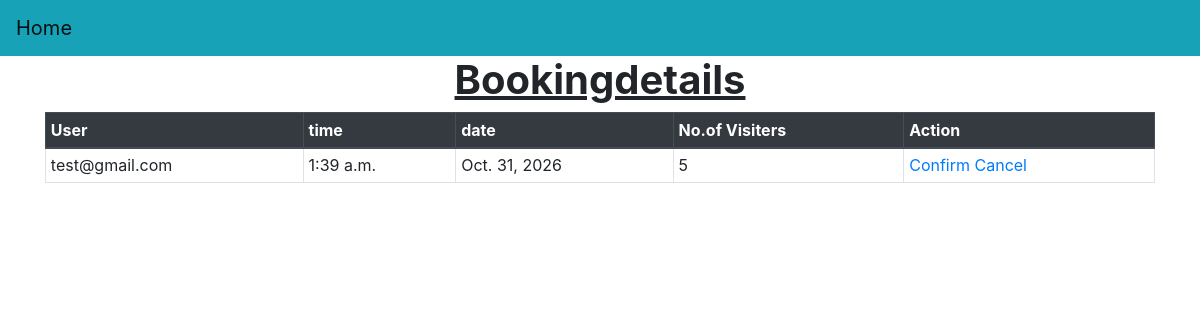
/bookingstatus/, run on an earlier commit of the app's database.
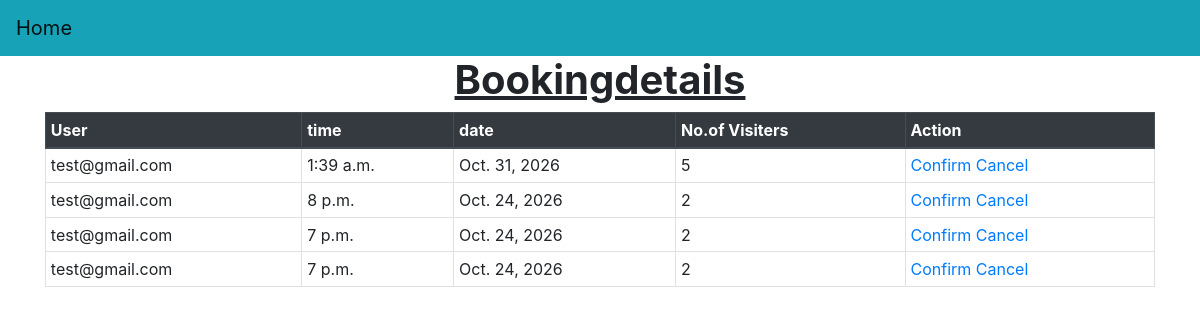
And on a later commit of the database.
### restapp/models.py (models this page shows)
class bookingdetails(models.Model):
    user = models.ForeignKey(User, on_delete=models.PROTECT)
    time = models.TimeField()
    date = models.DateField()
    totalpeople = models.CharField(max_length=10)
    class Meta:
        db_table = "bookingdetails"

### restapp/views.py (the view)
# urls.py: path("bookingstatus/", views.BookingStatusView.as_view(), name="bookingstatus"),
class BookingStatusView(View):
    template_name = "bookingstatus.html"
    def get(self, request):
        booking = bookingdetails.objects.all()
        return render(request, self.template_name, {"booking": booking})

### restapp/templates/bookingstatus.html (shortened to what this page needs)
<!DOCTYPE html>
<html lang="en">
</html>
<head>
    <link rel="stylesheet" href="https://maxcdn.bootstrapcdn.com/bootstrap/4.5.2/css/bootstrap.min.css">
</head>
<body>
    <nav class="navbar navbar-expand-lg navbar-light bg-info">
        <a class="navbar-brand" href="{%url 'ownerhome' %}">Home</a>
    </nav>
    <div class="caption">
        <div class="headfont">
            <center>
                <h1><b><u>Bookingdetails</u></b></h1>
            </center>
        </div>
    </div>
    <div class="container">
        <table class="table table-sriped table-bordered table-sm">
            <thead class="thead-dark">
                <tr>
                    <th>User</th>
                    <th>time</th>
                    <th>date</th>
                    <th>No.of Visiters</th>
                    <th>Action</th>
                </tr>
            </thead>
            <tbody>
                {% for bookingdetails in booking %}
                <tr>
                    <td>{{bookingdetails.user.email}}</td>
                    <td>{{bookingdetails.time}}</td>
                    <td>{{bookingdetails.date}}</td>
                    <td>{{bookingdetails.totalpeople}}</td>
                    <td>
                        <a href="/Confirm/{{bookingdetails.id}}"><span
                                class="glyphicon glyphicon-penci">Confirm</span></a>
                        <a href="/delete/{{bookingdetails.id}}">Cancel</a>
                    </td>
                </tr>
                {% endfor %}
            </tbody>
        </table>
    </div>
</body>
</html>

What changed in the data, as far as the page shows it:
added bookingdetails: user.email "test@gmail.com", time "8 p.m.", date "Oct. 24, 2026", totalpeople "2"
added bookingdetails: user.email "test@gmail.com", time "7 p.m.", date "Oct. 24, 2026", totalpeople "2"
added bookingdetails: user.email "test@gmail.com", time "7 p.m.", date "Oct. 24, 2026", totalpeople "2"
